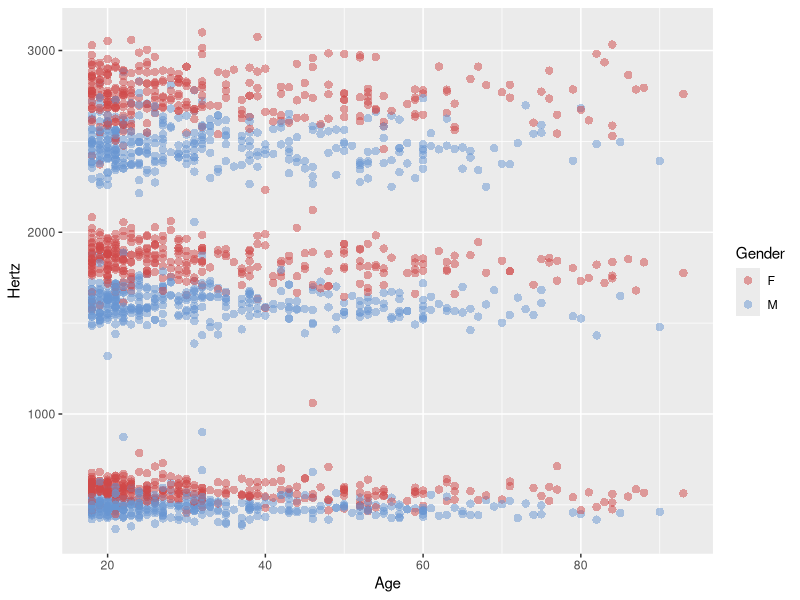
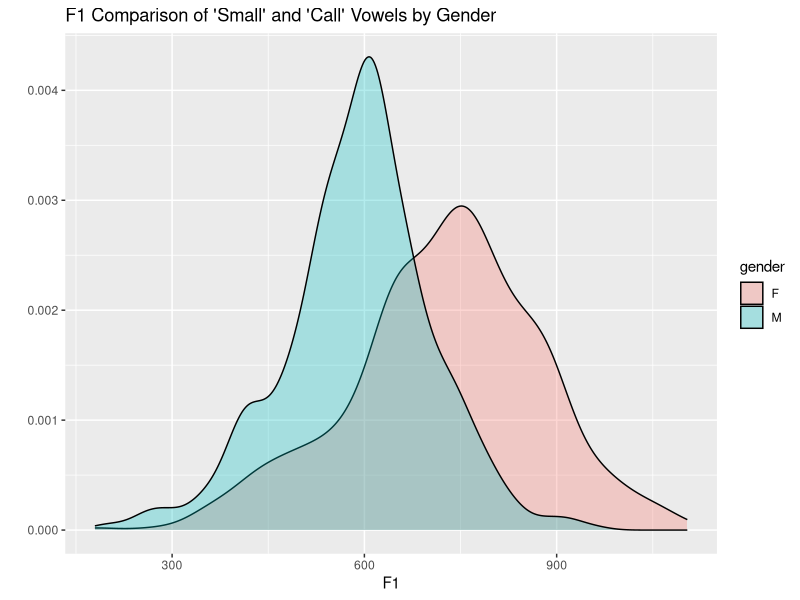
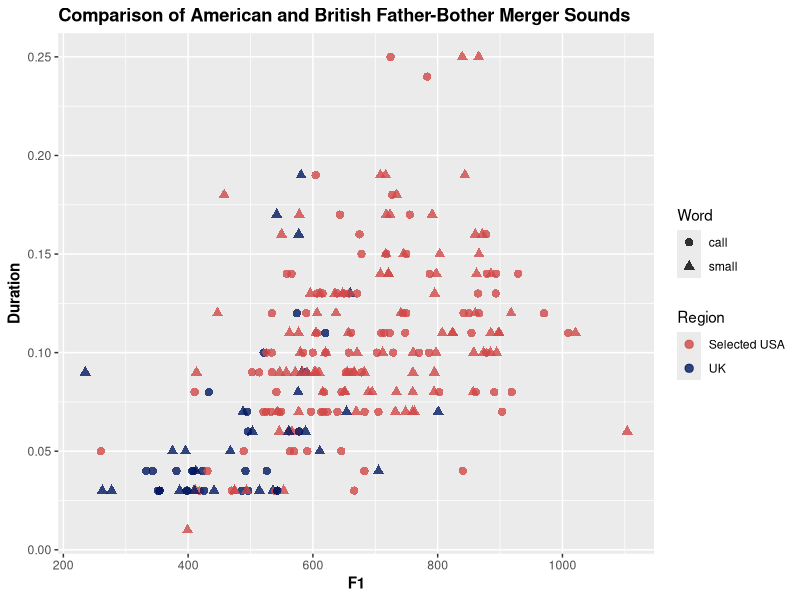
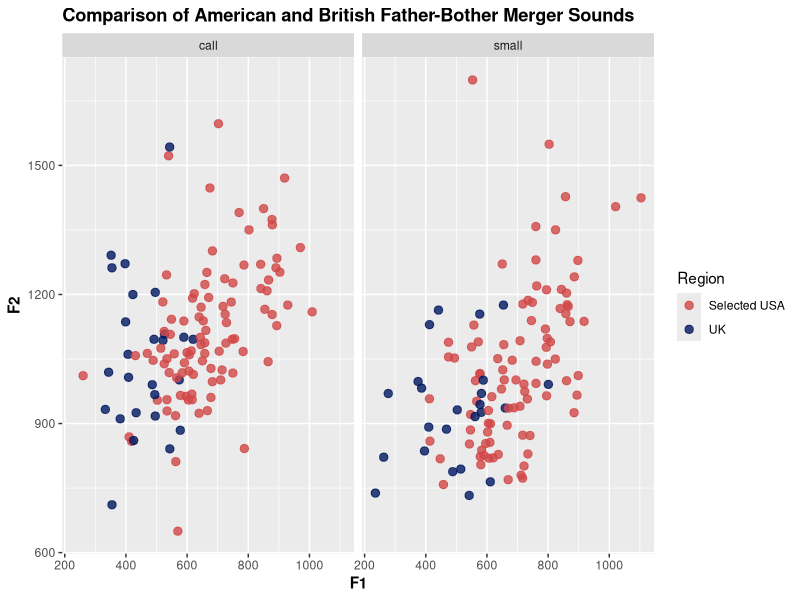
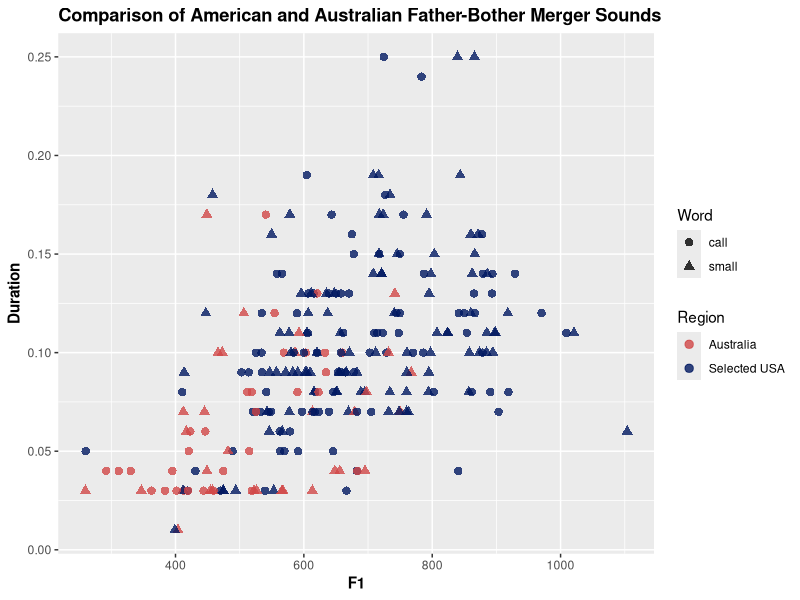
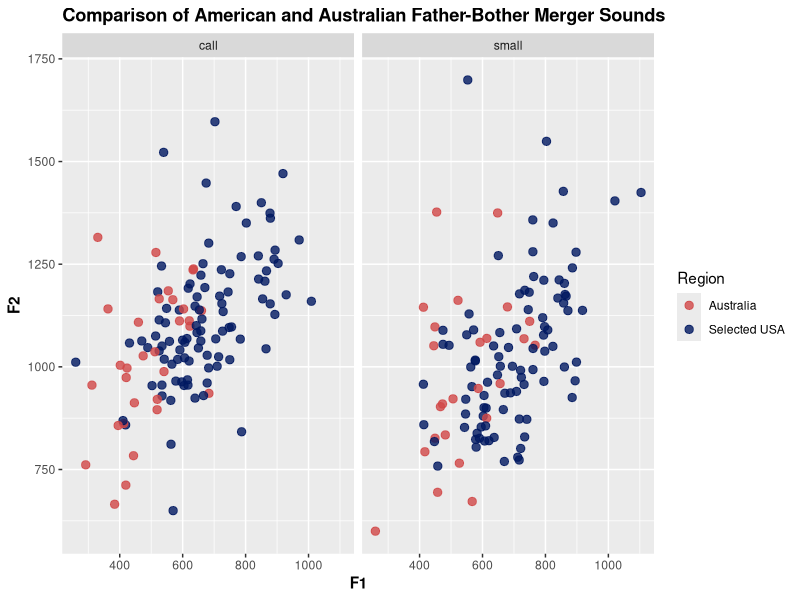
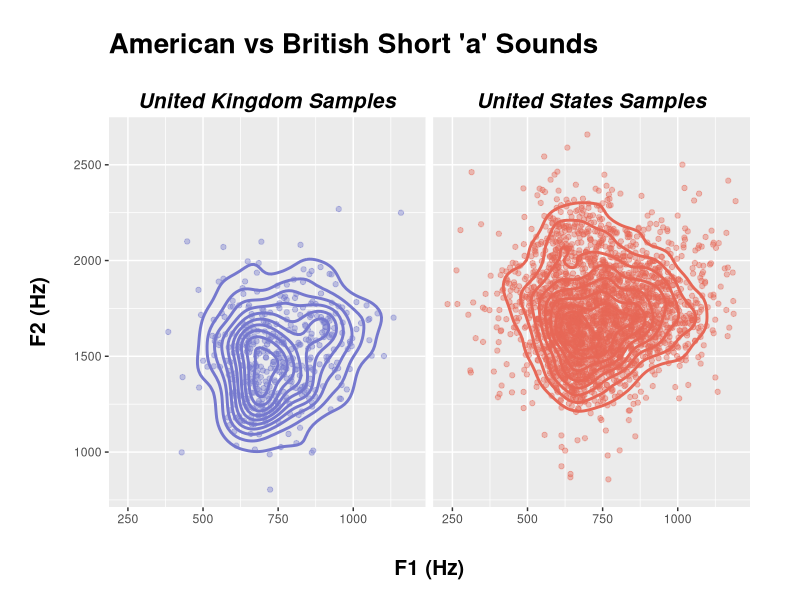
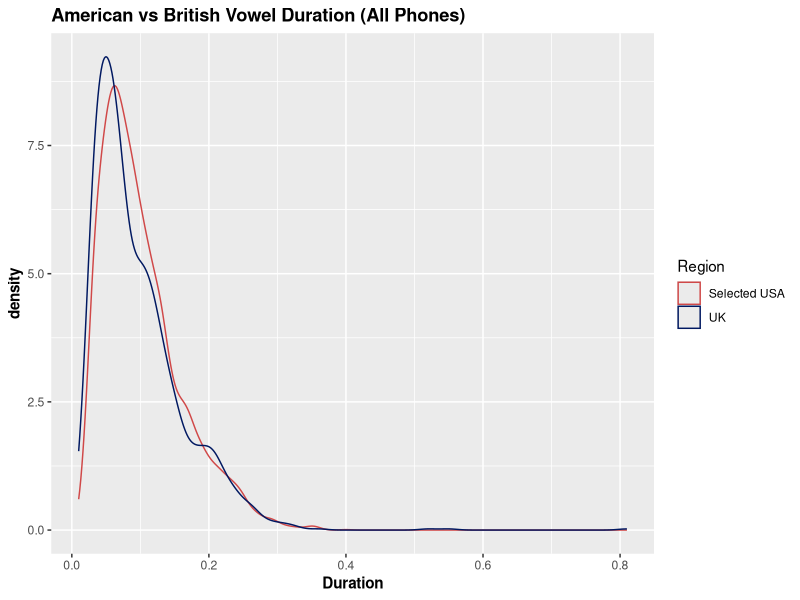

The R source for these figures, in order:
## ---- chunk 1
knitr::opts_chunk$set(echo = T, warning=F, message=F)
## ---- chunk 2
library(tidyverse)
## ---- chunk 3
custom_pal = c("#D04848", "#6895D2", "#F3B95F", "#FDE767")
df = read.csv(file.path('data', 'region_df.csv'))
world_df = read.csv(file.path('data', 'input_df.csv'))
demo_features = c("id", "gender", "age", "location")
summary_df = df |> mutate(F1_mean = rowMeans(select(df, starts_with("F1"))),
                           F2_mean = rowMeans(select(df, starts_with("F2"))),
                           F3_mean = rowMeans(select(df, starts_with("F3"))),
                           du_mean = rowMeans(select(df, starts_with("du"))),
                           gender = factor(gender, levels=c(0,1), labels=c("F", "M"))) |> 
  select(demo_features, F1_mean, F2_mean, F3_mean) |> 
  pivot_longer(cols=c(F1_mean, F2_mean, F3_mean))

summary_df |> ggplot(aes(x=age, y=value, color=gender)) +
  geom_point(shape=16, size=2.5, alpha=0.5) +
  labs(x="Age", y="Hertz", color="Gender", shape="Formant Means") +
  scale_color_manual(values=custom_pal)
ggsave(file.path("plots", "gender_formants.png"), width = 30, height = 20, units = "cm")
## ---- chunk 4
new_pal = c("#D04848", "#001861", "#F3B95F", "#FDE767")
imp_words1 = c("small", "ask", "also", "call", "and", "plastic", "slabs", "bob",
               "frog", "toy", "go")
imp_words2 = c("small", "call")

new_df = df |> 
  select(demo_features, starts_with("F1"), starts_with("F2"), starts_with("F3"), starts_with("du")) |> 
  pivot_longer(cols=c(starts_with("F1"), starts_with("F2"), starts_with("F3"), starts_with("du"))) |> 
  separate(name, c("formant", "word")) |> 
  pivot_wider(names_from=formant, values_from=value) 

world_df = world_df |> 
  select(demo_features, starts_with("F1"), starts_with("F2")) |> 
  pivot_longer(cols=c(starts_with("F1"), starts_with("F2"))) |> 
  separate(name, c("formant", "word")) |> 
  pivot_wider(names_from=formant, values_from=value) 

new_df |> 
  mutate(gender = factor(gender, levels=c(0,1), labels=c("F", "M"))) |> 
  filter(word %in% imp_words2) |> 
  select(demo_features, F1) |> 
  ggplot(aes(x=F1, fill=gender)) +
  geom_density(alpha=0.3) +
  labs(title="F1 Comparison of 'Small' and 'Call' Vowels by Gender", x="F1", y="")
ggsave(file.path("plots", "gender_dens.png"), width = 30, height = 20, units = "cm")
## ---- chunk 5
new_df |> 
  mutate(region = case_when (location == "uk" ~ "UK",
                             # location == "australia" ~ "Australia",
                             location %in% c('texas', 'california', 'newyork', 'minnesota') ~ "Selected USA",
                             TRUE ~ 'elsewhere')) |> 
  mutate(importance = case_when(word %in% imp_words2 ~ "important",
                                TRUE ~ "unimportant")) |> 
  filter(importance=="important", region != 'elsewhere') |> 
  ggplot(aes(x=F1, y=du, color=region, shape=word)) +
  geom_point(size=2.5, alpha=0.8) +
  labs(title="Comparison of American and British Father-Bother Merger Sounds", 
       x="F1", y="Duration", color="Region", shape="Word") +
  scale_color_manual(values=new_pal) +
  theme(plot.title = element_text(face="bold"),
        axis.title.x = element_text(face="bold"),
        axis.title.y = element_text(face="bold"))
ggsave(file.path("plots", "father_bother_scatter.png"), width = 30, height = 20, units = "cm")
## ---- chunk 6
imp_words3 = c("call", "small")
new_df |> 
  mutate(region = case_when (location == "uk" ~ "UK",
                             # location == "australia" ~ "Australia",
                             location %in% c('texas', 'california', 'newyork', 'minnesota') ~ "Selected USA",
                             TRUE ~ 'elsewhere')) |> 
  mutate(importance = case_when(word %in% imp_words3 ~ "important",
                                TRUE ~ "unimportant")) |> 
  filter(importance=="important", region != 'elsewhere', F2<1700) |> 
  ggplot(aes(x=F1, y=F2, color=region)) +
  geom_point(size=2.5, alpha=0.8) +
  labs(title="Comparison of American and British Father-Bother Merger Sounds", 
       x="F1", y="F2", color="Region") +
  scale_color_manual(values=new_pal) +
  theme(plot.title = element_text(face="bold"),
        axis.title.x = element_text(face="bold"),
        axis.title.y = element_text(face="bold")) +
  facet_wrap(vars(word))
ggsave(file.path("plots", "father_bother_faceted.png"), width = 30, height = 20, units = "cm")
## ---- chunk 7
new_df |> 
  mutate(region = case_when (location == "australia" ~ "Australia",
                             location %in% c('texas', 'california', 'newyork', 'minnesota') ~ "Selected USA",
                             TRUE ~ 'elsewhere')) |> 
  mutate(importance = case_when(word %in% imp_words2 ~ "important",
                                TRUE ~ "unimportant")) |> 
  filter(importance=="important", region != 'elsewhere') |> 
  ggplot(aes(x=F1, y=du, color=region, shape=word)) +
  geom_point(size=2.5, alpha=0.8) +
  labs(title="Comparison of American and Australian Father-Bother Merger Sounds", 
       x="F1", y="Duration", color="Region", shape="Word") +
  scale_color_manual(values=new_pal) +
  theme(plot.title = element_text(face="bold"),
        axis.title.x = element_text(face="bold"),
        axis.title.y = element_text(face="bold"))
ggsave(file.path("plots", "father_bother_australia.png"), width = 30, height = 20, units = "cm")
## ---- chunk 8
imp_words3 = c("call", "small")
new_df |> 
  mutate(region = case_when (location == "australia" ~ "Australia",
                             location %in% c('texas', 'california', 'newyork', 'minnesota') ~ "Selected USA",
                             TRUE ~ 'elsewhere')) |> 
  mutate(importance = case_when(word %in% imp_words3 ~ "important",
                                TRUE ~ "unimportant")) |> 
  filter(importance=="important", region != 'elsewhere', F2<1700) |> 
  ggplot(aes(x=F1, y=F2, color=region)) +
  geom_point(size=2.5, alpha=0.8) +
  labs(title="Comparison of American and Australian Father-Bother Merger Sounds", 
       x="F1", y="F2", color="Region") +
  scale_color_manual(values=new_pal) +
  theme(plot.title = element_text(face="bold"),
        axis.title.x = element_text(face="bold"),
        axis.title.y = element_text(face="bold")) +
  facet_wrap(vars(word))
ggsave(file.path("plots", "father_bother_facet_australia.png"), width = 30, height = 20, units = "cm")
## ---- chunk 9
imp_words3 = c("and", "ask", "bags", "snack", "slabs", "plastic")
world_df |> 
  mutate(region = case_when(
    location == "uk" ~ "United Kingdom Samples",
    location == "usa" ~ "United States Samples",
    TRUE ~ "elsewhere"
  )) |>
  mutate(importance = case_when(
    word %in% imp_words3 ~ "important",
    TRUE ~ "unimportant"
  )) |>
  filter(importance == "important", region != "elsewhere", F1 < 1200, F2 > 800) |>
  ggplot(aes(x = F1, y = F2, color = region)) +
  geom_point(alpha = 0.4) +
  geom_density_2d(size=1) +
  labs(
    title = "American vs British Short 'a' Sounds",
    x = "F1 (Hz)", y = "F2 (Hz)", color = NULL
  ) +
  scale_color_manual(values = c("#7578ce", "#e76756")) +
  theme_grey() +
  theme(
    plot.title = element_text(size = 20, face = "bold", vjust = 3.4),
    axis.title.x = element_text(size = 15, face = "bold", vjust = -5),
    axis.title.y = element_text(size = 15, face = "bold", vjust = 5),
    strip.text.x = element_text(size = 15, color = "black", face = "bold.italic", vjust=0.5),
    strip.background = element_rect(color=NA, fill="white"),
    legend.position = "none",
    plot.margin = unit(c(.5, .5, .5, .5), "inch")
  ) +
  facet_wrap(vars(region))
ggsave(file.path("plots", "short_a_comparison.png"), width = 30, height = 20, units = "cm")
## ---- chunk 10
x1 = new_df |> filter(location=="uk", word=="also") |> select(F1)
x2 = new_df |> filter(location %in% c('texas', 'california', 'newyork', 'minnesota'), word=="also") |> select(F1)
t.test(x1, x2, alternative="two.sided", var.equal=FALSE)
## ---- chunk 11
x1 = new_df |> filter(location=="uk", word=="call") |> select(F1)
x2 = new_df |> filter(location %in% c('texas', 'california', 'newyork', 'minnesota'), word=="call") |> select(F1)
t.test(x1, x2, alternative="two.sided", var.equal=FALSE)
## ---- chunk 12
x1 = new_df |> filter(location=="uk", word=="small") |> select(du)
x2 = new_df |> filter(location %in% c('texas', 'california', 'newyork', 'minnesota'), word=="small") |> select(du)
t.test(x1, x2, alternative="two.sided", var.equal=FALSE)
## ---- chunk 13
new_df |> 
  mutate(region = case_when (location == "uk" ~ "UK",
                             # location == "australia" ~ "Australia",
                             location %in% c('texas', 'california', 'newyork', 'minnesota') ~ "Selected USA",
                             TRUE ~ 'elsewhere')) |> 
  filter(region != 'elsewhere') |> 
  ggplot(aes(x=du, color=region)) +
  geom_density() +
  labs(title="American vs British Vowel Duration (All Phones)", 
       x="Duration", color="Region") +
  scale_color_manual(values=new_pal) +
  theme(plot.title = element_text(face="bold"),
        axis.title.x = element_text(face="bold"),
        axis.title.y = element_text(face="bold"))
ggsave(file.path("plots", "duration_density1.png"), width = 30, height = 20, units = "cm")
## ---- chunk 14
imp_words4 = c("plastic", "ask", "call", "slabs", "bob", "frog")
new_df |> 
  mutate(region = case_when (location == "uk" ~ "UK",
                             # location == "australia" ~ "Australia",
                             location %in% c('texas', 'california', 'newyork', 'minnesota') ~ "Selected USA",
                             TRUE ~ 'elsewhere')) |> 
  mutate(importance = case_when(word %in% imp_words4 ~ "important",
                                TRUE ~ "unimportant")) |> 
  filter(importance == "important", region != 'elsewhere') |> 
  ggplot(aes(x=du, color=region)) +
  geom_density() +
  labs(title="American vs British Vowel Duration (Selected Phones)", 
       x="Duration", color="Region") +
  scale_color_manual(values=new_pal) +
  theme(plot.title = element_text(face="bold"),
        axis.title.x = element_text(face="bold"),
        axis.title.y = element_text(face="bold"))
ggsave(file.path("plots", "duration_density2.png"), width = 30, height = 20, units = "cm")
